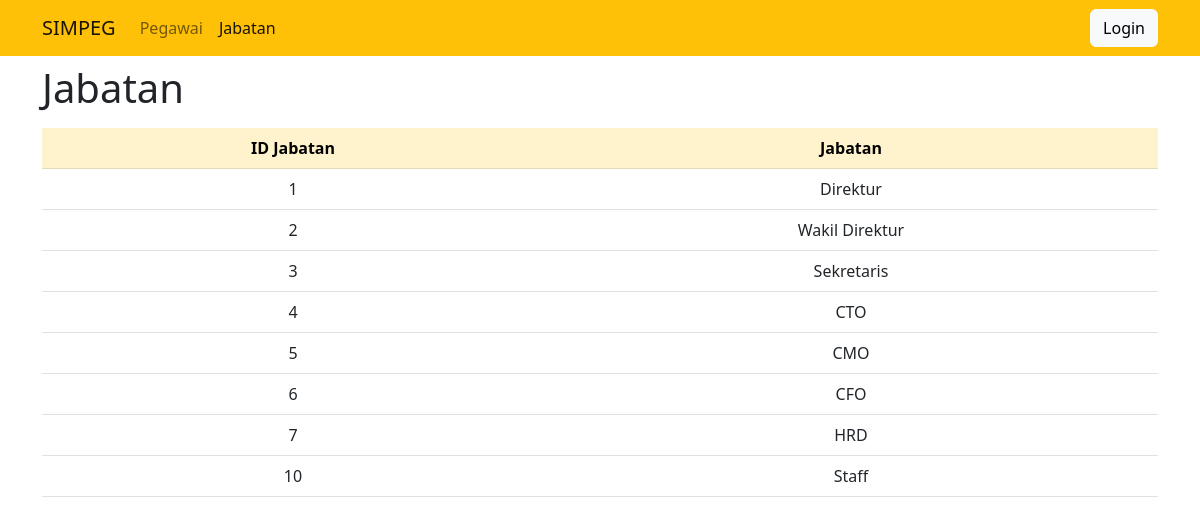
Page /jabatan/jabatan.php on the committed database.
### tables this page shows
CREATE TABLE `jabatan` (
  `id_jabatan` int(11) NOT NULL,
  `jabatan` varchar(100) NOT NULL
);

### jabatan/jabatan.php (the view, shortened to what this page needs)
<?php include '../connect.php'; ?>
<!doctype html>
<html lang="en">
<head>
  <link href="https://cdn.jsdelivr.net/npm/bootstrap@5.2.0/dist/css/bootstrap.min.css" rel="stylesheet">
</head>
<body>
  <nav class="navbar navbar-expand-lg bg-warning">
    <div class="container-fluid container">
      <a class="navbar-brand">SIMPEG</a>
      <div class="collapse navbar-collapse" id="navbarSupportedContent">
        <ul class="navbar-nav me-auto mb-2 mb-lg-0">
          <li class="nav-item">
            <a class="nav-link" aria-current="page" href="/PBWPRAKTIKUM">Pegawai</a>
          </li>
          <li class="nav-item">
            <a class="nav-link active" href="/PBWPRAKTIKUM/jabatan/jabatan.php">Jabatan</a>
          </li>
        </ul>
        <?php if (empty($_SESSION['username'])){ ?>
             <a href="formLogin.php" class="btn btn-light"> Login </a>
            <?php } else { ?>
           <a href="logout.php" class="btn btn-danger">Logout</a>
           <?php } ?>
      </div>
    </div>
  </nav>
  <div class="container mt-2">
    <h1>Jabatan</h1>
    <table class="table mt-3">
      <thead class="table-warning text-center">
        <tr>
          <th>ID Jabatan</th>
          <th>Jabatan</th>
        </tr>
      </thead>
      <tbody>
        <?php
        $sql = 'SELECT * FROM jabatan';
        $query = mysqli_query($conn, $sql);
        while ($row = mysqli_fetch_object($query)) {
        ?>
          <tr class="text-center">
            <td><?php echo $row->id_jabatan; ?> </td>
            <td><?php echo $row->jabatan; ?> </td>
          </tr>
        <?php
        }
        ?>
      </tbody>
    </table>
  </div>
</body>
</html>

### rows in the picture
jabatan: id_jabatan "1", jabatan "Direktur"
jabatan: id_jabatan "2", jabatan "Wakil Direktur"
jabatan: id_jabatan "3", jabatan "Sekretaris"
jabatan: id_jabatan "4", jabatan "CTO"
jabatan: id_jabatan "5", jabatan "CMO"
jabatan: id_jabatan "6", jabatan "CFO"
jabatan: id_jabatan "7", jabatan "HRD"
jabatan: id_jabatan "10", jabatan "Staff"
